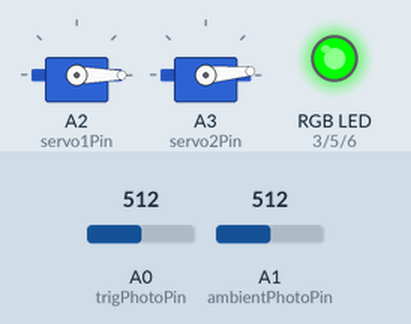
The sketch below on a simulated Arduino Uno, built with avr-gcc and run on an emulated ATmega328P. On the bench: 2 × servo, an RGB LED mixed from three pins (HIGH = lit). The test bench sets the inputs (shaded band); at power-on: A1 (ambientPhotoPin) = 512, A0 (trigPhotoPin) = 512.

Above: at 1.2 s.
1.3 s: A1 (ambientPhotoPin) set to 656
2.8 s: A1 (ambientPhotoPin) set to 678
At 3.6 s:
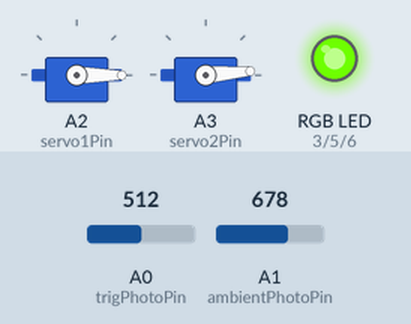
5.8 s: A0 (trigPhotoPin) set to 111
8.8 s: A0 (trigPhotoPin) set to 92
At 11.1 s:
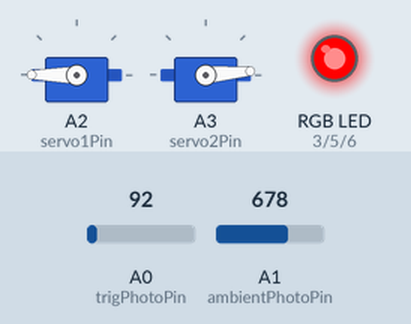
11.8 s: A0 (trigPhotoPin) set to 122
At 12.6 s:
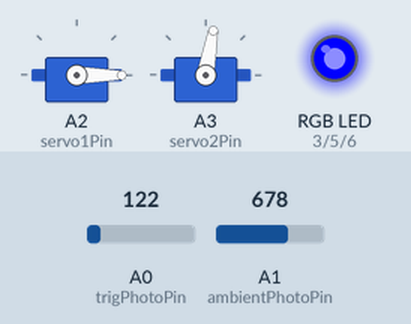
Timing chart, 0 to 14.3 s (numbered marks = the images above; inputs shaded):
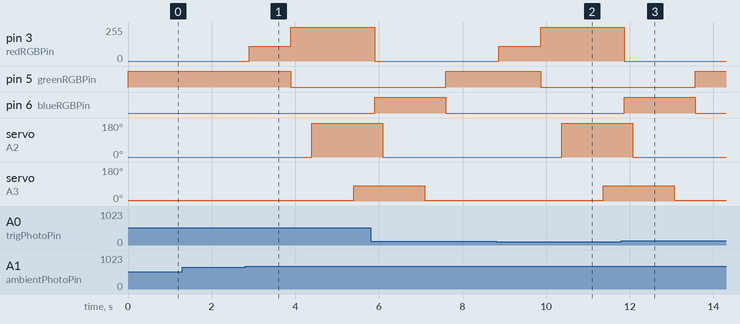

The sketch:

Automatic_Catapult.ino
```cpp
// This project aims to educate the user on how two photocells and two servos
// can automatically launch a foam ball Include Libraries
#include <Servo.h>

// Pin Definitions
int servo1Pin = A2;
int servo2Pin = A3;
int redRGBPin = 3;
int greenRGBPin = 5;
int blueRGBPin = 6;
int ambientPhotoPin = A1;
int trigPhotoPin = A0;

// Initialize Objects
Servo servo1;
Servo servo2;

// Parameter Initialization
int angle1 = 0;
int angle2 = 5;
double a = 1;
double b = 1;
int ambientLight;
int lightVal;
int a1Light;
int b1Light;
int a2Light;
int b2Light;

void setup() {
	// Declare pinModes
	pinMode(redRGBPin, OUTPUT);	   // red
	pinMode(greenRGBPin, OUTPUT);  // green
	pinMode(blueRGBPin, OUTPUT);   // blue

	// Begin serial communication
	Serial.begin(9600);

	// Attach servo pins and set inital angles
	servo1.attach(servo1Pin);
	servo2.attach(servo2Pin);
	servo1.write(angle1);
	servo2.write(angle2);

	// Perform a calibration function
	Calibrate();
}

void loop() {
	// standby (green light)
	analogWrite(greenRGBPin, 255);
	analogWrite(redRGBPin, 0);
	analogWrite(blueRGBPin, 0);

	// photocell measurements
	ambientLight = analogRead(ambientPhotoPin) / a;
	lightVal = analogRead(trigPhotoPin) / b;

	// Serial.print("Light");
	// Serial.println(lightVal);
	// Serial.print("Ambient");
	// Serial.println(ambientLight);

	// Serial.println(a);
	// Serial.println(b);

	a1Light = analogRead(ambientPhotoPin);
	b1Light = analogRead(trigPhotoPin);
	delay(50);
	a2Light = analogRead(ambientPhotoPin);
	b2Light = analogRead(trigPhotoPin);

	// if both sensors detect a similar change at the same time, then the
	// environment must have changed, so we recalibrate for it
	if (abs(a1Light - a2Light) > 5 && abs(b1Light - b2Light) > 5) {
		Calibrate();
		Calibrate();

		// calibrates twice for redundancy
	}

	if (lightVal < (ambientLight / 1.3)) {
		// ball detected
		analogWrite(redRGBPin, 110);
		analogWrite(blueRGBPin, 0);
		analogWrite(greenRGBPin, 255);
		delay(1000);

		// recheck sensors to determine if ball is still in place
		int ambientLight1 = analogRead(ambientPhotoPin) / a;
		int lightVal1 = analogRead(trigPhotoPin) / b;

		if (lightVal1 < (ambientLight1 / 1.3)) {
			Launch();
			delay(500);
			Calibrate();
		}
	}
}

void Calibrate() {
	double ambientLight_a = analogRead(ambientPhotoPin);
	double lightVal_a = analogRead(trigPhotoPin);

	// calibration script

	if (lightVal_a < ambientLight_a) {
		b = 1;
		a = ambientLight_a / lightVal_a;
		if (a > 5) {
			a = 5;
		}
	}
	if (ambientLight_a < lightVal_a) {
		a = 1;
		b = lightVal_a / ambientLight_a;
		if (b > 5) {
			b = 5;
		}
	}
	// Serial.println("Calibrated");
}

void Launch() {
	analogWrite(redRGBPin, 255);
	analogWrite(greenRGBPin, 0);
	analogWrite(blueRGBPin, 0);

	delay(500);
	servo1.write(180);
	delay(1000);
	servo2.write(80);

	// resetting
	delay(500);

	analogWrite(redRGBPin, 0);
	analogWrite(greenRGBPin, 0);
	analogWrite(blueRGBPin, 255);

	delay(200);
	servo1.write(0);
	delay(1000);
	servo2.write(5);
}
```

Measured:
- the behaviour switches between 665 and 666 on A1 (ambientPhotoPin) (found by bisection; images 0 and 1)
- the behaviour switches between 104 and 103 on A0 (trigPhotoPin) (found by bisection; images 1 and 2)
- after the input at 1.3 s, every drawn part: stays the same
- after the input at 2.8 s, pin 3 (redRGBPin): 0/255 → 110/255 after 0.10 s, → 255/255 1.0 s later; pin 5 (greenRGBPin): HIGH → LOW after 1.1 s; servo on A2 (servo1Pin): 0° → 180° after 1.6 s; servo on A3 (servo2Pin): 5° → 80° after 2.6 s
- after the input at 8.8 s, pin 3 (redRGBPin): 0/255 → 110/255 after 0.07 s, → 255/255 1.0 s later; pin 5 (greenRGBPin): HIGH → LOW after 1.1 s; servo on A2 (servo1Pin): 0° → 180° after 1.6 s; servo on A3 (servo2Pin): 5° → 80° after 2.6 s
- after the input at 11.8 s, pin 3 (redRGBPin): goes on until 11.9 s, then stays 0/255
